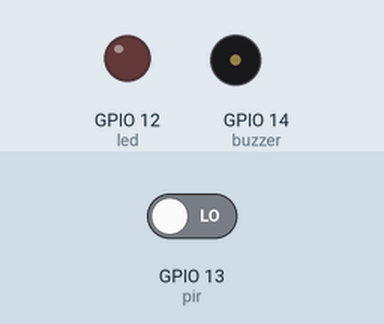
Simulated run of this program. Board: ESP32 board running MicroPython. Parts: output pins drawn as LEDs (lit = HIGH), buzzer (waves = sounding, pin HIGH). Wiring (from the project's diagram.json): red LED on GPIO 12, PIR motion sensor on GPIO 13, buzzer on GPIO 14. Dashed ring = blinking. The test bench sets the inputs (shaded band); at power-on: GPIO 13 (pir) LOW. WiFi joins after 1.5 s; web requests get an empty 200 reply after 0.4 s; what the program prints to the serial console is not drawn.

Above: at 2.7 s.
2.8 s: GPIO 13 (pir) driven HIGH
At 3.6 s:
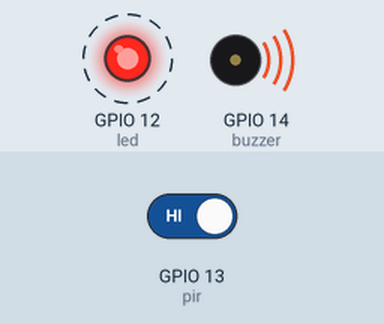
5.8 s: GPIO 13 (pir) driven LOW
At 5.8 s:
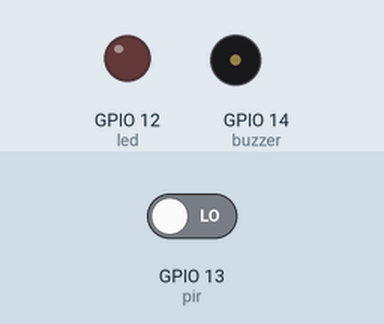
Timing chart, 0 to 8.8 s (numbered marks = the images above; inputs shaded):
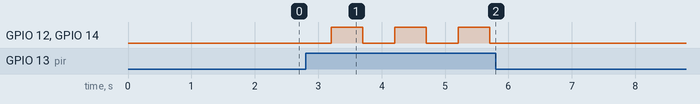

Measured:
- after the input at 2.8 s, GPIO 12 (led), GPIO 14 (buzzer): alternates HIGH for 0.50 s and LOW for 0.50 s, starting after 0.40 s
- after the input at 5.8 s, GPIO 12 (led), GPIO 14 (buzzer): stops changing and stays LOW

The program:

main.py
```python
import network
import time
from machine import Pin
import urequests

# Configurações da rede WiFi
SSID = "Wokwi-GUEST"
PASSWORD = ""

# Configurações do TagoIO
TAGOIO_URL = "https://api.tago.io/data"  # URL da API do TagoIO
TAGOIO_DEVICE_TOKEN = "f183a18e-4ca0-4c7a-b434-aecc4b03afa0"  # Substitua pelo seu Device Token do TagoIO

# Configurações dos pinos
PIR_PIN = 13
LED_PIN = 12
BUZZER_PIN = 14

# Inicialização dos pinos
pir = Pin(PIR_PIN, Pin.IN)
led = Pin(LED_PIN, Pin.OUT)
buzzer = Pin(BUZZER_PIN, Pin.OUT)

# Função para conectar ao WiFi
def connect_wifi():
    print("Conectando-se à rede WiFi...")
    wlan = network.WLAN(network.STA_IF)
    wlan.active(True)
    wlan.connect(SSID, PASSWORD)
    while not wlan.isconnected():
        time.sleep(0.5)
        print(".", end="")
    print("\nConectado ao WiFi!")
    print("Endereço IP:", wlan.ifconfig()[0])

# Função para enviar dados ao TagoIO via HTTP
def send_tagoio_data():
    print("Enviando dados ao TagoIO...")
    headers = {
        "Content-Type": "application/json",
        "Device-Token": TAGOIO_DEVICE_TOKEN  # Autenticação com o token do dispositivo
    }
    data = {
        "variable": "motion_detected",
        "value": 1,  # Valor enviado quando o movimento é detectado
        "unit": ""  # Unidade, caso seja necessário
    }

    try:
        response = urequests.post(TAGOIO_URL, json=data, headers=headers)
        print("Resposta do servidor:", response.text)
        response.close()
    except Exception as e:
        print("Erro ao enviar requisição:", e)

# Função para tratar a detecção de movimento
def handle_motion():
    while True:
        if pir.value() == 1:
            print("Movimento detectado!")
            send_tagoio_data()  # Enviar a requisição ao TagoIO
            led.value(1)
            buzzer.value(1)
            time.sleep(0.5)  # Ativar o LED e o buzzer por 0.5 segundos
            led.value(0)
            buzzer.value(0)
        time.sleep(0.1)

# Conectar ao WiFi
connect_wifi()

# Iniciar o monitoramento do sensor PIR
handle_motion()
```
